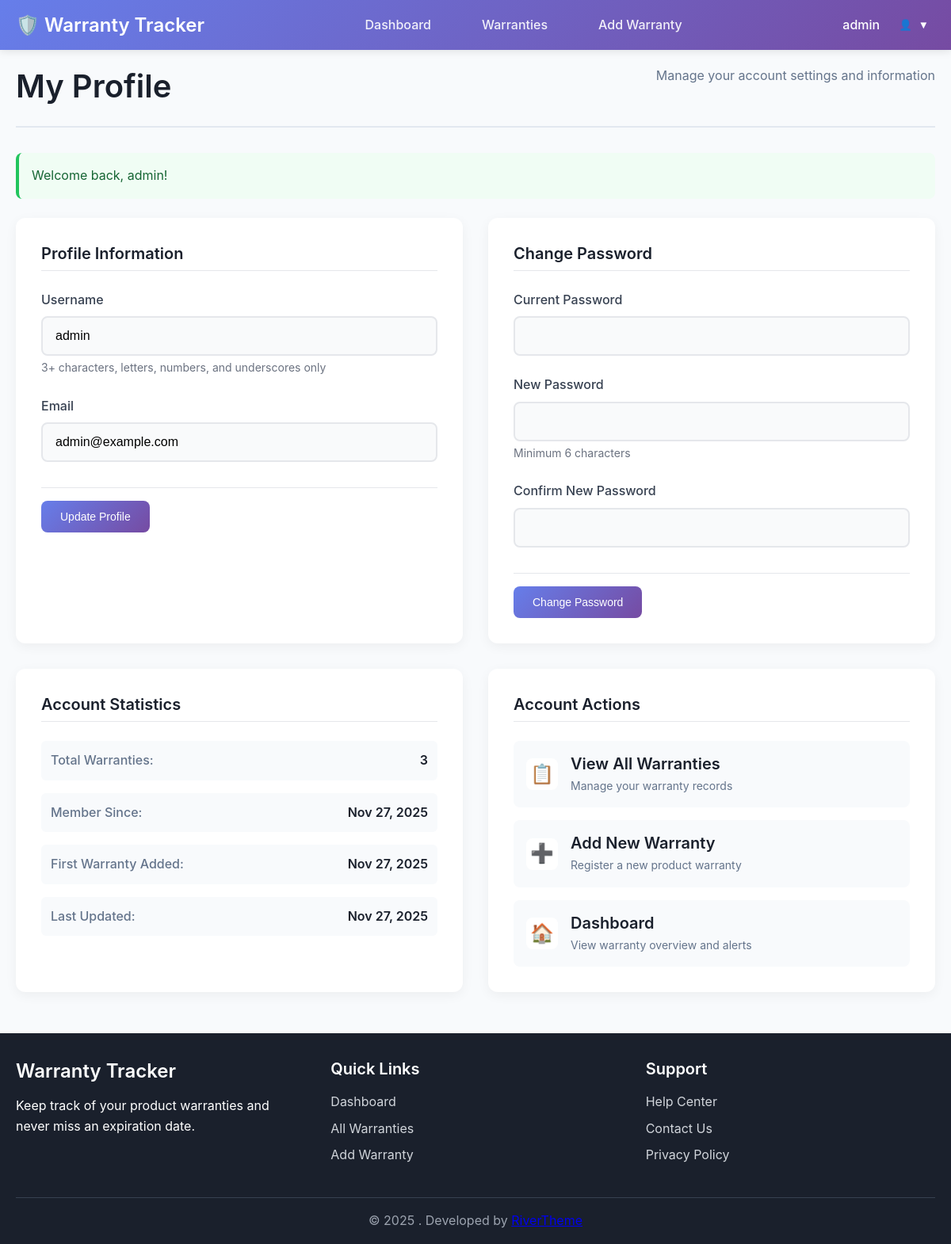
The page /pages/profile.php (signed in) on the database its author committed.
### tables this page shows
CREATE TABLE IF NOT EXISTS users (
    id INT AUTO_INCREMENT PRIMARY KEY,
    username VARCHAR(50) UNIQUE NOT NULL,
    email VARCHAR(100) UNIQUE NOT NULL,
    password_hash VARCHAR(255) NOT NULL,
    created_at TIMESTAMP DEFAULT CURRENT_TIMESTAMP,
    updated_at TIMESTAMP DEFAULT CURRENT_TIMESTAMP ON UPDATE CURRENT_TIMESTAMP
);

### includes/functions.php (called while the page is built, shortened)
<?php
function getCurrentUserId() {
    return $_SESSION['user_id'] ?? null;
}
function getCurrentUser() {
    $pdo = getDBConnection();
    $stmt = $pdo->prepare("SELECT id, username, email, created_at, updated_at FROM users WHERE id = ?");
    $stmt->execute([getCurrentUserId()]);
    return $stmt->fetch();
}
function formatDate($date) {
    return date('M j, Y', strtotime($date));
}
function getFlashMessages() {
    $messages = $_SESSION['flash'] ?? [];
    return $messages;
}
?>

### pages/profile.php (the view, shortened to what this page needs)
<?php
require_once '../includes/functions.php';
$user = getCurrentUser();
$userId = getCurrentUserId();
try {
    $pdo = getDBConnection();
    $stmt = $pdo->prepare("SELECT COUNT(*) as total FROM warranties WHERE user_id = ?");
    $stmt->execute([$userId]);
    $totalWarranties = $stmt->fetchColumn();
    $stmt = $pdo->prepare("SELECT MIN(created_at) as first_warranty FROM warranties WHERE user_id = ?");
    $stmt->execute([$userId]);
    $firstWarranty = $stmt->fetchColumn();
} catch (Exception $e) {
    $totalWarranties = 0;
    $firstWarranty = null;
}
?>
<!DOCTYPE html>
<html lang="en">
<head>
    <link rel="stylesheet" href="../assets/css/style.css">
</head>
<body>
    <?php include '../includes/header.php'; ?>
    <main class="main-content">
        <div class="container">
            <div class="page-header">
                <h1>My Profile</h1>
                <p>Manage your account settings and information</p>
            </div>
            <?php foreach (getFlashMessages() as $message): ?>
                <div class="alert alert-<?php echo $message['type']; ?>">
                    <?php echo htmlspecialchars($message['message']); ?>
                </div>
            <?php endforeach; ?>
            <div class="profile-grid">
                <div class="profile-section">
                    <div class="section-header">
                        <h2>Profile Information</h2>
                    </div>
                    <form method="POST" class="profile-form">
                        <div class="form-group">
                            <label for="username">Username</label>
                            <input type="text" id="username" name="username" required
                                   value="<?php echo htmlspecialchars($user['username']); ?>">
                            <small>3+ characters, letters, numbers, and underscores only</small>
                        </div>
                        <div class="form-group">
                            <label for="email">Email</label>
                            <input type="email" id="email" name="email" required
                                   value="<?php echo htmlspecialchars($user['email']); ?>">
                        </div>
                        <div class="form-actions">
                            <button type="submit" class="btn btn-primary">Update Profile</button>
                        </div>
                    </form>
                </div>
                <div class="profile-section">
                    <div class="section-header">
                        <h2>Change Password</h2>
                    </div>
                    <form method="POST" class="profile-form">
                        <div class="form-group">
                            <label for="current_password">Current Password</label>
                            <input type="password" id="current_password" name="current_password" required>
                        </div>
                        <div class="form-group">
                            <label for="new_password">New Password</label>
                            <input type="password" id="new_password" name="new_password" required>
                            <small>Minimum 6 characters</small>
                        </div>
                        <div class="form-group">
                            <label for="confirm_password">Confirm New Password</label>
                            <input type="password" id="confirm_password" name="confirm_password" required>
                        </div>
                        <div class="form-actions">
                            <button type="submit" class="btn btn-primary">Change Password</button>
                        </div>
                    </form>
                </div>
                <div class="profile-section">
                    <div class="section-header">
                        <h2>Account Statistics</h2>
                    </div>
                    <div class="stats-list">
                        <div class="stat-item">
                            <span class="stat-label">Total Warranties:</span>
                            <span class="stat-value"><?php echo $totalWarranties; ?></span>
                        </div>
                        <div class="stat-item">
                            <span class="stat-label">Member Since:</span>
                            <span class="stat-value"><?php echo formatDate($user['created_at']); ?></span>
                        </div>
                        <?php if ($firstWarranty): ?>
                        <div class="stat-item">
                            <span class="stat-label">First Warranty Added:</span>
                            <span class="stat-value"><?php echo formatDate($firstWarranty); ?></span>
                        </div>
                        <?php endif; ?>
                        <div class="stat-item">
                            <span class="stat-label">Last Updated:</span>
                            <span class="stat-value"><?php echo formatDate($user['updated_at']); ?></span>
                        </div>
                    </div>
                </div>
                <div class="profile-section">
                    <div class="section-header">
                        <h2>Account Actions</h2>
                    </div>
                    <div class="action-list">
                        <a href="warranties.php" class="action-item">
                            <span class="action-icon">📋</span>
                            <div class="action-content">
                                <h4>View All Warranties</h4>
                                <p>Manage your warranty records</p>
                            </div>
                        </a>
                        <a href="warranty-add.php" class="action-item">
                            <span class="action-icon">➕</span>
                            <div class="action-content">
                                <h4>Add New Warranty</h4>
                                <p>Register a new product warranty</p>
                            </div>
                        </a>
                        <a href="dashboard.php" class="action-item">
                            <span class="action-icon">🏠</span>
                            <div class="action-content">
                                <h4>Dashboard</h4>
                                <p>View warranty overview and alerts</p>
                            </div>
                        </a>
                    </div>
                </div>
            </div>
        </div>
    </main>
    <?php include '../includes/footer.php'; ?>
</body>
</html>

### includes/header.php (shortened to what this page needs)
<?php
$currentUser = getCurrentUser();
$currentPage = basename($_SERVER['PHP_SELF']);
?>
<header class="header">
    <div class="container">
        <div class="header-content">
            <div class="logo">
                <a href="dashboard.php">
                    <h2>🛡️ Warranty Tracker</h2>
                </a>
            </div>
            <nav class="nav">
                <ul class="nav-list">
                    <li class="nav-item">
                        <a href="dashboard.php" class="nav-link <?php echo $currentPage === 'dashboard.php' ? 'active' : ''; ?>">
                            Dashboard
                        </a>
                    </li>
                    <li class="nav-item">
                        <a href="warranties.php" class="nav-link <?php echo $currentPage === 'warranties.php' ? 'active' : ''; ?>">
                            Warranties
                        </a>
                    </li>
                    <li class="nav-item">
                        <a href="warranty-add.php" class="nav-link <?php echo $currentPage === 'warranty-add.php' ? 'active' : ''; ?>">
                            Add Warranty
                        </a>
                    </li>
                </ul>
            </nav>
            <div class="user-menu">
                <div class="user-info">
                    <span class="username"><?php echo htmlspecialchars($currentUser['username']); ?></span>
                    <div class="user-dropdown">
                        <button class="user-toggle" onclick="toggleUserMenu()">
                            <span class="user-avatar">👤</span>
                            <span class="dropdown-arrow">▼</span>
                        </button>
                    </div>
                </div>
            </div>
        </div>
    </div>
</header>

### assets/css/style.css (style rules this page uses)
* { margin: 0; padding: 0; box-sizing: border-box; }
html { font-size: 16px; scroll-behavior: smooth; }
body { font-family: -apple-system, BlinkMacSystemFont, 'Segoe UI', Roboto, Oxygen, Ubuntu, Cantarell, sans-serif; line-height: 1.6; color: #333; background-color: #f8fafc; min-height: 100vh; display: flex; flex-direction: column; }
.container { max-width: 1200px; margin: 0 auto; padding: 0 20px; }
.main-content { flex: 1; padding: 20px 0; }
h1, h2, h3, h4, h5, h6 { font-weight: 600; line-height: 1.3; margin-bottom: 0.5em; }
h1 { font-size: 2.5rem; }
h2 { font-size: 2rem; }
h4 { font-size: 1.25rem; }
p { margin-bottom: 1em; }
.header { background: linear-gradient(135deg, #667eea 0%, #764ba2 100%); color: white; box-shadow: 0 2px 10px rgba(0,0,0,0.1); position: sticky; top: 0; z-index: 1000; }
.header-content { display: flex; align-items: center; justify-content: space-between; padding: 1rem 0; }
.logo a { color: white; text-decoration: none; display: flex; align-items: center; gap: 0.5rem; }
.logo h2 { margin: 0; font-size: 1.5rem; }
.nav-list { display: flex; list-style: none; gap: 2rem; align-items: center; }
.nav-link { color: rgba(255,255,255,0.9); text-decoration: none; padding: 0.5rem 1rem; border-radius: 6px; transition: all 0.3s ease; font-weight: 500; }
.user-menu { position: relative; }
.user-info { display: flex; align-items: center; gap: 1rem; }
.username { font-weight: 500; }
.user-toggle { background: none; border: none; color: white; cursor: pointer; display: flex; align-items: center; gap: 0.5rem; padding: 0.5rem; border-radius: 6px; transition: background 0.3s ease; }
.user-dropdown { position: relative; }
.page-header { display: flex; justify-content: space-between; align-items: flex-start; margin-bottom: 2rem; padding-bottom: 1rem; border-bottom: 2px solid #e2e8f0; }
.page-header h1 { color: #1a202c; margin-bottom: 0.5rem; }
.page-header p { color: #64748b; margin: 0; }
.btn { display: inline-flex; align-items: center; gap: 0.5rem; padding: 0.75rem 1.5rem; border: none; border-radius: 8px; font-size: 0.875rem; font-weight: 500; text-decoration: none; cursor: pointer; transition: all 0.3s ease; text-align: center; white-space: nowrap; }
.btn-primary { background: linear-gradient(135deg, #667eea 0%, #764ba2 100%); color: white; }
.alert { padding: 1rem 1.5rem; border-radius: 8px; margin-bottom: 1.5rem; border-left: 4px solid; }
.alert-success { background: #f0fdf4; color: #166534; border-color: #22c55e; }
.form-group { margin-bottom: 1.5rem; }
.form-group label { display: block; margin-bottom: 0.5rem; font-weight: 500; color: #374151; }
.form-group input, .form-group textarea, .form-group select { width: 100%; padding: 0.75rem; border: 2px solid #e5e7eb; border-radius: 8px; font-size: 1rem; transition: border-color 0.3s ease, box-shadow 0.3s ease; }
.form-group small { display: block; margin-top: 0.25rem; color: #6b7280; font-size: 0.875rem; }
.form-actions { display: flex; gap: 1rem; margin-top: 2rem; padding-top: 1rem; border-top: 1px solid #e5e7eb; }
.form-group label { display: flex; align-items: center; gap: 0.5rem; margin-bottom: 0.5rem; font-weight: 500; color: #374151; }
.form-group input { width: 100%; padding: 0.875rem 1rem; border: 2px solid #e5e7eb; border-radius: 8px; font-size: 1rem; transition: all 0.3s ease; background: #f9fafb; }
.form-group input::placeholder { color: #9ca3af; }
.alert { padding: 1rem; border-radius: 8px; margin-bottom: 1.5rem; display: flex; align-items: center; gap: 0.75rem; }
.form-group small { display: block; margin-top: 0.25rem; font-size: 0.875rem; color: #6b7280; }
.section-header { display: flex; justify-content: between; align-items: center; margin-bottom: 1rem; padding-bottom: 0.5rem; border-bottom: 1px solid #e5e7eb; }
.section-header h2 { margin: 0; font-size: 1.25rem; }

### rows shown on the page
users: username "admin", email "admin@example.com", created_at "Nov 27, 2025", updated_at "Nov 27, 2025"

### other values the page prints
$message['message'] "Welcome back, admin!"
$totalWarranties "3"
formatDate($firstWarranty) "Nov 27, 2025"
